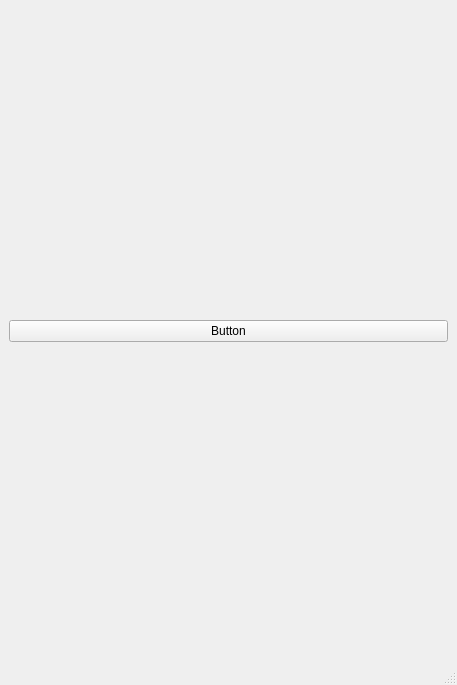
<?xml version="1.0" encoding="UTF-8"?>
<ui version="4.0">
 <class>view</class>
 <widget class="QMainWindow" name="view">
  <property name="geometry">
   <rect>
    <x>0</x>
    <y>0</y>
    <width>457</width>
    <height>685</height>
   </rect>
  </property>
  <property name="windowTitle">
   <string>View 1.0</string>
  </property>
  <widget class="QWidget" name="centralwidget">
   <layout class="QVBoxLayout" name="verticalLayout_2">
    <item>
     <widget class="QPushButton" name="pushButton">
      <property name="text">
       <string>Button</string>
      </property>
     </widget>
    </item>
   </layout>
  </widget>
  <widget class="QStatusBar" name="statusbar"/>
 </widget>
 <resources/>
 <connections/>
</ui>
